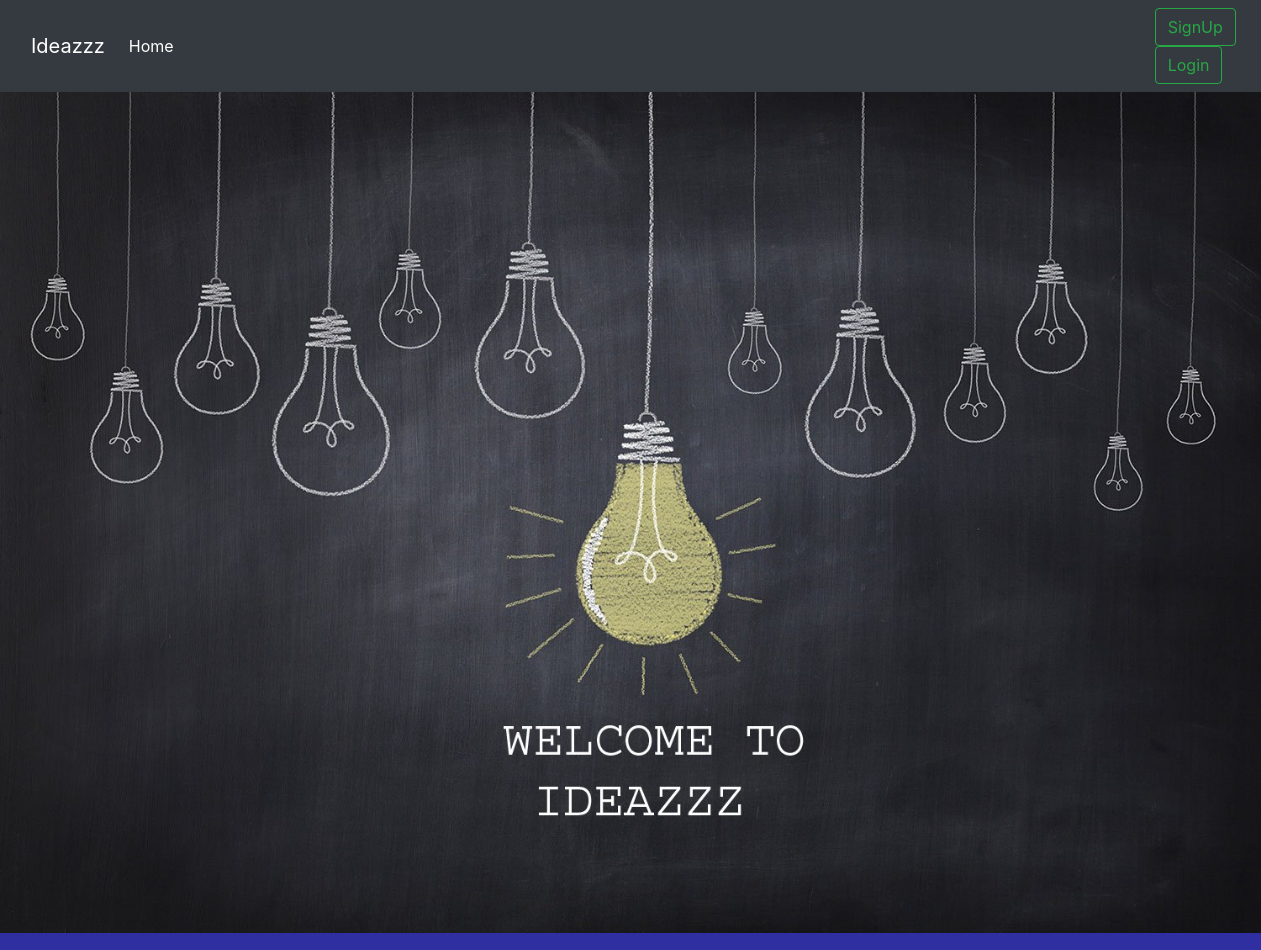
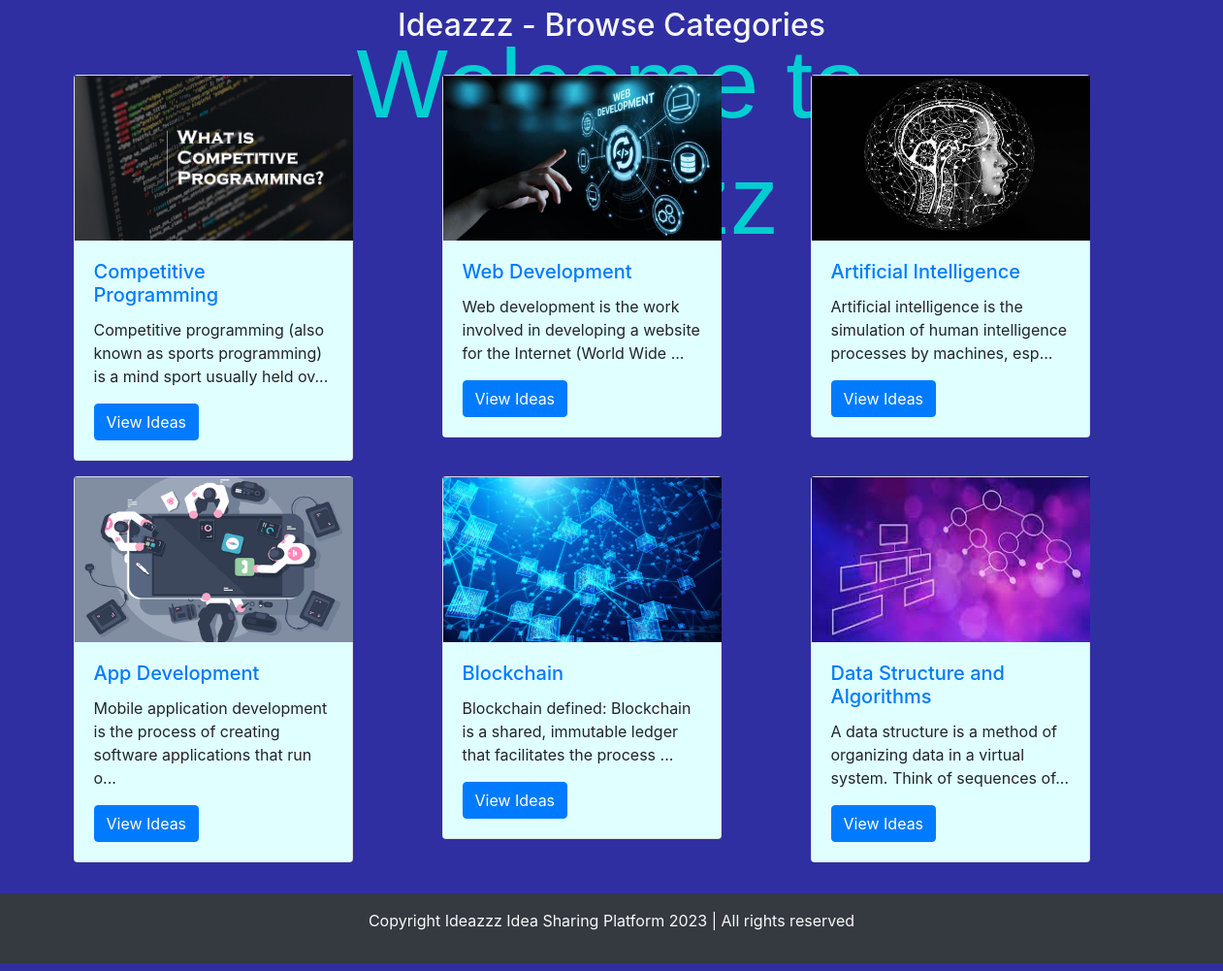
The page / on the database its author committed (2 pictures, top to bottom).
### tables this page shows
CREATE TABLE `categories` (
  `category_id` int(8) NOT NULL,
  `category_name` varchar(255) NOT NULL,
  `category_description` text NOT NULL,
  `creation_time` datetime NOT NULL DEFAULT current_timestamp()
);

### index.php (the view, shortened to what this page needs)
<!doctype html>
<html lang="en">
<head>
    <link rel="stylesheet" href="partials/_index.css" />
    <link rel="stylesheet" href="https://stackpath.bootstrapcdn.com/bootstrap/4.5.0/css/bootstrap.min.css"
>
</head>
<body>
    <?php include 'partials/_dbconnect.php';?>
    <?php include 'partials/_header.php';?>
    <img src="images/background.jpg" class="img-fluid" alt="Responsive image">
    <div class="welcome">
        <h1>Welcome to Ideazzz</h1>
    </div>
    <div class=" container my-4" id="ques">
        <h2 class="text-center my-4" id="browse">Ideazzz - Browse Categories</h2>
        <div class=" row my-4">
            <?php
         $sql = "SELECT * FROM `categories`";
         $result = mysqli_query($conn, $sql);
         while($row = mysqli_fetch_assoc($result)){
          $id = $row['category_id'];
          $cat = $row['category_name'];
          $desc = $row['category_description'];
          echo '<div class="col-md-4 my-2">
                  <div class="card" style="width: 18rem;">
                      <img src="images/card-'.$id.'.jpg"  width="287" height="170" alt="image for '.$cat.'">
                      <div class="card-body">
                          <h5 class="card-title"><a href="threadlist.php?catid=' . $id . '">' . $cat . '</a></h5>
                          <p class="card-text">' . substr($desc, 0, 90). '... </p>
                          <a href="threadlist.php?catid=' . $id . '" class="btn btn-primary">View Ideas</a>
                      </div>
                  </div>
                </div>';
         }
         ?>
        </div>
    </div>
    <?php include 'partials/_footer.php';?>
</body>
</html>

### partials/_header.php (shortened to what this page needs)
<?php
echo '
    <div class="header">
    <nav class="navbar navbar-expand-lg  navbar-dark bg-dark">
    <div class="container-fluid">
    <a class="navbar-brand" href="index.php">Ideazzz</a>
    <button class="navbar-toggler" type="button" data-bs-toggle="collapse" data-bs-target="#navbarSupportedContent" aria-controls="navbarSupportedContent" aria-expanded="false" aria-label="Toggle navigation">
      <span class="navbar-toggler-icon"></span>
    </button>
    <div class="collapse navbar-collapse" id="navbarSupportedContent">
      <ul class="navbar-nav me-auto mb-2 mb-lg-0">
        <li class="nav-item">
          <a class="nav-link active" aria-current="page" href="index.php">Home</a>
        </li>
      </ul>
    </div>
      ';
      if(isset($_SESSION['loggedin']) && $_SESSION['loggedin']==true)
      {
      echo '
          <div class="container" style="margin-left:850px">
           <p class="text-light my-0 mx-2">Welcome '. $_SESSION['useremail']. ' </p>
           <a href="partials/_logout.php" class="btn btn-outline-success ml-2">Logout</a>
           </div>
      ';}
      else
      {
         echo'
         <div class="container" style="margin-left:950px">
          <button class="btn btn-outline-success ml-2"  data-toggle="modal" data-target="#signUpModal">SignUp</button>
          <button class="btn btn-outline-success mx-2 " data-toggle="modal" data-target="#loginModal">Login</button>
          </div>';
      }
      echo '
    </div>
  </div>
</nav>';
?>

### partials/_footer.php
<div class="container-fluid bg-dark text-light bottom py-3 my-2">
    <p class="text-center">Copyright Ideazzz Idea Sharing Platform 2023 | All rights reserved </p>
</div>

### partials/_index.css (style rules this page uses)
body { background-color: #2f2fa2 !important; }
.welcome { position: absolute; top: -100px; left: 50%; transform: translateX(-50%); text-align: center; color: #fff; animation: slide-in 1s ease-out forwards; }
h1 { font-size: 100px !important; font-family: cursive,Helvetica,sans-serif;; color: darkturquoise ; }
#browse { color: whitesmoke !important; }
.card { border-radius: 5px; }
.card-body { background: lightcyan!important; }
#ques { min-height: 500px; }

### index.php (style rules this page uses)
#ques { min-height: 433px; }

### rows shown on the page
categories: shows a picture, category_name "Competitive Programming", category_description "Competitive programming (also known as sports programming) is a mind sport usually held ov"
categories: shows a picture, category_name "Web Development", category_description "Web development is the work involved in developing a website for the Internet (World Wide"
categories: shows a picture, category_name "Artificial Intelligence", category_description "Artificial intelligence is the simulation of human intelligence processes by machines, esp"
categories: shows a picture, category_name "App Development", category_description "Mobile application development is the process of creating software applications that run o"
categories: shows a picture, category_name "Blockchain", category_description "Blockchain defined: Blockchain is a shared, immutable ledger that facilitates the process"
categories: shows a picture, category_name "Data Structure and Algorithms", category_description "A data structure is a method of organizing data in a virtual system. Think of sequences of"
